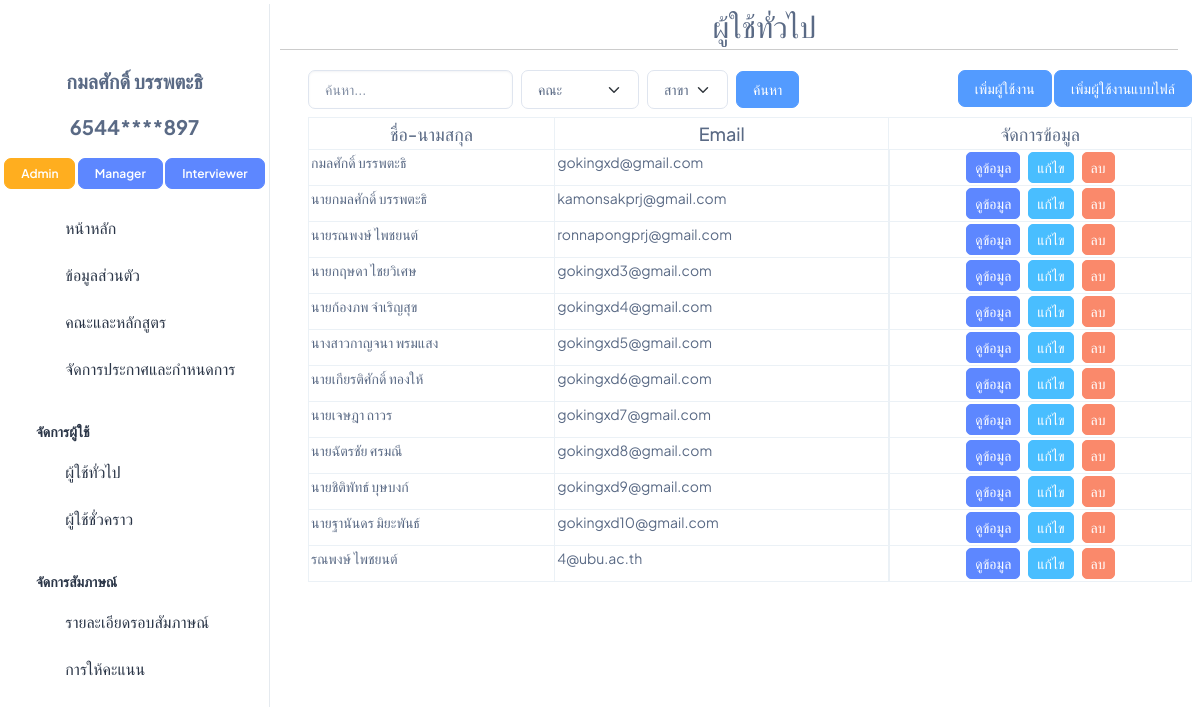
Before: /User (signed in) with the older database file.
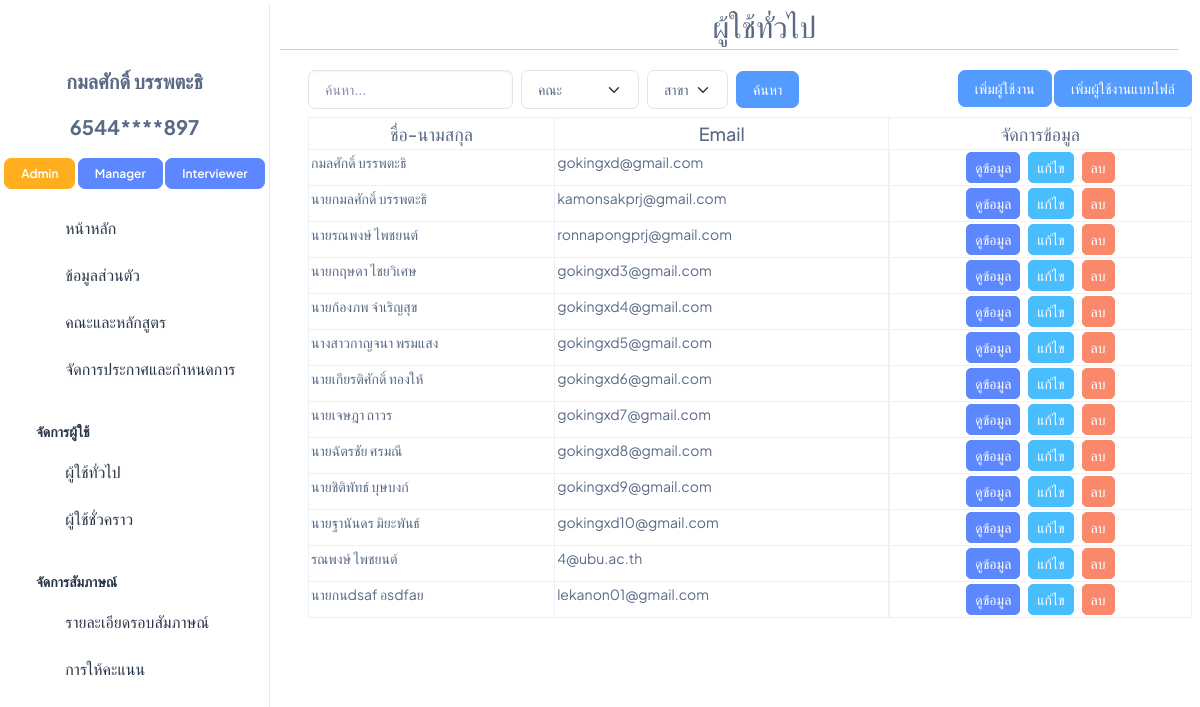
After: the same page with the newer database file.
### interview/models.py (models this page shows, shortened)
class Role(models.Model):
    DEFAULT_ROLES = ['Admin', 'Manager','Interviewer', 'Student']
    name = models.CharField(max_length=50, default=DEFAULT_ROLES[0], choices=[(role, role) for role in DEFAULT_ROLES])
    users = models.ManyToManyField(User, related_name='roles', blank=True)
    TemporaryUser = models.ManyToManyField(TemporaryUser, related_name='roles', blank=True)
    def __str__(self):
        return self.name

class User(AbstractBaseUser, PermissionsMixin):
    email = models.EmailField(unique=True)
    username = models.CharField(max_length=30, unique=True)
    first_name = models.CharField(max_length=100)
    last_name = models.CharField(max_length=100)
    gender = models.CharField(max_length=20)
    address = models.CharField(max_length=400)
    postcode = models.CharField(max_length=20)
    phone_number = models.CharField(max_length=10)
    citizen_id = models.CharField(max_length=13,unique=True,blank=True,null=True)
    birth_date = models.DateField(blank=True,null=True)
    date_joined = models.DateTimeField(default=timezone.now)
    is_active = models.BooleanField(default=True)
    is_staff = models.BooleanField(default=False)
    objects = CustomUserManager()
    USERNAME_FIELD = 'username'
    EMAIL_FIELD = 'email'
    REQUIRED_FIELDS = ['email']

### interview/views.py (the view)
# urls.py: path('User',User_path, name='User'),
@login_required
@user_passes_test(is_admin)
def User_path(request):
    users = User.objects.all()
    faculty_all = Faculty.objects.all()
    major_all = Major.objects.all()
    round_active = Round.objects.filter(active='True')
    return render(request,'admin/User.html', {'users': users,'faculty_all':faculty_all,"major_all":major_all,'round_active':round_active})

### interview/models.py (called while the page is built)
    def __str__(self) -> str:
        return f"{self.faculty}"

    def __str__(self) -> str:
        return f"{self.major}"

    def __str__(self):
        return self.round_name

### interview/views.py (called while the page is built)
def is_admin(user):
    if isinstance(user, User):
        return user.roles.filter(name='Admin').exists()
    else:
        return False

### interview/templates/admin/User.html (shortened to what this page needs)
{% extends 'admin/base/n_base.html' %}
{% load static %}
{% block css_js %}
<link rel="stylesheet" href="{% static 'css/admin_css/User.css' %}" />
{% endblock %}
{% block topic %}
<div class="fs-8 mt-1 text-muted text-center">
    <span><i class="ti ti-user-check"></i> ผู้ใช้ทั่วไป</span>
  </div>
{% endblock %}
{% block content %}
<div class="pt-14 px-2">
    <div class="d-flex justify-content-between mb-2">
        <div class="d-flex flex-row flex-nowrap">
            <form action="{% url 'search_user' %}" method="post" class="w-100 d-flex flex-row align-items-center">
                <input class="form-control me-2" type="search" name="search" id="" placeholder="ค้นหา..." style="flex-grow: 1; min-width: 0;">
                <select class="form-select me-2" name="faculty" id="id_faculty_second" style="width: auto;">
                    <option value="">คณะ</option>
                </select>
                <select class="form-select" name="major" id="id_major_second" style="width: auto;">
                    <option value="">สาขา</option>
                </select>
                <button class="btn btn-info mx-2" type="submit">ค้นหา</button>
            </form>
        </div>
        <div>
            <button class="btn btn-info " onclick="add_User()">เพิ่มผู้ใช้งาน</button>
            <button class="btn btn-info " onclick="add_User_by_file()">เพิ่มผู้ใช้งานแบบไฟล์</button>
        </div>
    </div>
    <table class="table table-bordered table-hover">
        <thead class="thead-dark">
            <tr>
                <th class="text-center fs-5 fw-medium">ชื่อ-นามสกุล</th>
                <th class="text-center fs-5 fw-medium">Email</th>
                <th class="text-center fs-5 fw-medium">จัดการข้อมูล</th>
            </tr>
        </thead>
        <tbody>
            {% for user in users %}
            <tr>
                <td>{{ user.first_name }} {{ user.last_name }}</td>
                <td>{{ user.email }}</td>
                <td class="d-flex justify-content-center">
                    <a class="btn btn-primary btn-sm fs-3 mx-1" href="javascript:void(0);" onclick="display_popup
                        ('{{ user.id }}',
                        '{{ user.first_name }}',
                        '{{ user.last_name }}',
                        '{{user.birth_date}}',
                        '{{user.roles.all}}',
                        '{{user.email}}','{% for round in user.rounds_participated.all %}{{ round.major }}{% if not forloop.last %}, {% endif %}{% endfor %}',
                        '{% for round in user.rounds_participated.all %}{{ round.major.faculty.faculty }}{% if not forloop.last %}, {% endif %}{% endfor %}',
                        '{{ user.rounds_participated.all|join:',' }}',
                        '{{user.phone_number}}',
                        '{{user.address}}',
                        '{{user.postcode}}',)">ดูข้อมูล</a>
                    <a class="btn btn-secondary btn-sm fs-3 mx-1" href="javascript:void(0);" onclick="edit_popup
                        ('{{ user.id }}','{{user.roles.all}}','{{user.email}}')">แก้ไข</a>
                    <a class="btn btn-danger btn-sm fs-3 mx-1" href="delete_User/{{user.id}}">ลบ</a>
                </td>
            </tr>
            {% endfor %}
        </tbody>
    </table>
</div>
{% endblock %}

### interview/templates/admin/base/n_sidebar.html (shortened to what the changed rows need)
<!DOCTYPE html>
<html lang="en">
    <head>
        {% load static %}
        <link rel="stylesheet" href="{% static 'css/styles.min.css' %}" />
      </head>
<body>
<aside class="left-sidebar position-fixed">
    <div>
        {% if user.is_authenticated %}
        <a href="{% url 'log_out' %}">
            <i class="ti ti-logout fs-8 text-danger mt-3"style="display: block; text-align: center;"></i>
        </a>
        <p class="text-center pt-3 fw-bolder fs-6 text-muted">{{ user.first_name }} {{ user.last_name }}</p>
        <p class="text-center fw-bolder fs-6 text-muted">{{ user.citizen_id|slice:":4" }}****{{ user.citizen_id|slice:"-3:" }}</p>
        <div class="text-center">
            {% for role in user.roles.all %}
                {% if role.name == 'Admin' %}
                <a href="{% url 'Admin_page' %}" class="btn btn-warning fs-2 fw-semibold lh-sm">Admin</a>
                {% endif %}
                {% if role.name == 'Manager' %}
                <a href="{% url 'Manager_page' id=user.id %}" class="btn btn-primary fs-2 fw-semibold lh-sm">Manager</a>
                {% endif %}
                {% if role.name == 'Interviewer' %}
                <a href="{% url 'Interviewer_page' %}" class="btn btn-primary fs-2 fw-semibold lh-sm">Interviewer</a>
                {% endif %}
            {% endfor %}
        </div>
        {% endif %}
      </div>
  </aside>
</body>
</html>

Changed rows visible on the page:
added User: first_name "นายกนdsaf", last_name "อsdfaย", email "lekanon01@gmail.com"
